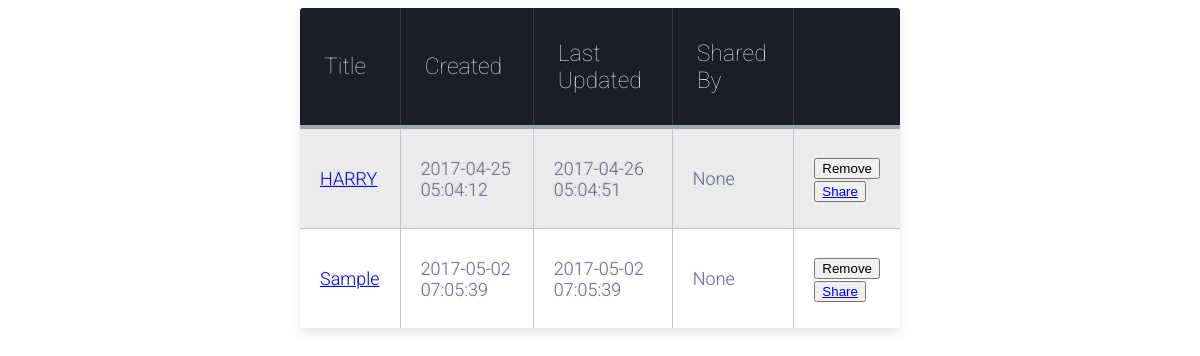
Screenshot of /note.php (signed in) with the database file from the repository.
### tables this page shows
CREATE TABLE `notes` (
  `tid` int(11) NOT NULL,
  `id` int(11) DEFAULT NULL,
  `ntitle` text,
  `ncontent` text NOT NULL,
  `created` datetime NOT NULL,
  `updated` datetime NOT NULL,
  `shared` varchar(20) NOT NULL DEFAULT 'None'
);

### note.php (the view, shortened to what this page needs)
<?php
require_once 'dbconnect.php';
if ( !isset($_SESSION['user']) ) {
	header("Location: classNET.html");
	exit;
}
else{
	$id=$_SESSION['user'];
}
?>
<!DOCTYPE html>
<html >
<head>
</head>
<body translate="no" >
  <html lang="en">
  <head>
 </head>
 <body>
  <table class="table-fill">
    <thead>
      <tr>
        <th class="text-left">Title</th>
        <th class="text-left">Created</th>
        <th class="text-left">Last Updated</th>
        <th class="text-left">Shared By</th>
        <th class="text-left"></th>
      </tr>
      <form  align = "left" action="" method="post">
       <?php
       $query = "SELECT * FROM notes where id = $id";
       $result = $conn->query($query);
       while( $row = mysqli_fetch_assoc( $result) )
       {
        $tid=$row['tid'];
        echo '<tr>
        <td class="text-left"><a href="inote.php?tid=' ; echo $tid; echo '"target = "iframe2">';echo $row['ntitle'];echo '</a>
        </td><td class="text-left">';echo $row['created'];echo '
      </td><td class="text-left">';echo $row['updated'];echo '
    </td><td class="text-left">';echo $row['shared'];echo '
  </td><td class="text-left"><button name="remove" type ="submit" value ="'.$tid.'"  onclick="myFunction()">Remove</button></br>
  <button name="" type ="submit"><a href="sharenote.php?id='.$row['tid'].'" target="iframe2">Share</button>
</td></tr>';
}
?>
</form>
</table>
</body>
</html>

### note.php (style rules this page uses)
body { font-family: "Roboto", helvetica, arial, sans-serif; font-size: 16px; font-weight: 400; text-rendering: optimizeLegibility; }
.table-fill { background: white; border-radius:3px; border-collapse: collapse; height: 320px; margin: auto; max-width: 600px; padding:5px; width: 100%; box-shadow: 0 5px 10px rgba(0, 0, 0, 0.1); animation: float 5s infinite; }
th { color:#D5DDE5;; background:#1b1e24; border-bottom:4px solid #9ea7af; border-right: 1px solid #343a45; font-size:23px; font-weight: 100; padding:24px; text-align:left; text-shadow: 0 1px 1px rgba(0, 0, 0, 0.1); vertical-align:middle; }
th:first-child { border-top-left-radius:3px; }
th:last-child { border-top-right-radius:3px; border-right:none; }
tr { border-top: 1px solid #C1C3D1; border-bottom-: 1px solid #C1C3D1; color:#666B85; font-size:16px; font-weight:normal; text-shadow: 0 1px 1px rgba(256, 256, 256, 0.1); }
tr:first-child { border-top:none; }
tr:last-child { border-bottom:none; }
tr:nth-child(odd) td { background:#EBEBEB; }
tr:last-child td:first-child { border-bottom-left-radius:3px; }
tr:last-child td:last-child { border-bottom-right-radius:3px; }
td { background:#FFFFFF; padding:20px; text-align:left; vertical-align:middle; font-weight:300; font-size:18px; text-shadow: -1px -1px 1px rgba(0, 0, 0, 0.1); border-right: 1px solid #C1C3D1; }
td:last-child { border-right: 0px; }
th.text-left { text-align: left; }
td.text-left { text-align: left; }

### rows the page displays
notes: ntitle "HARRY", created "2017-04-25 05:04:12", updated "2017-04-26 05:04:51", shared "None", $tid 92 (drawn)
notes: ntitle "Sample", created "2017-05-02 07:05:39", updated "2017-05-02 07:05:39", shared "None", $tid 99 (drawn)
